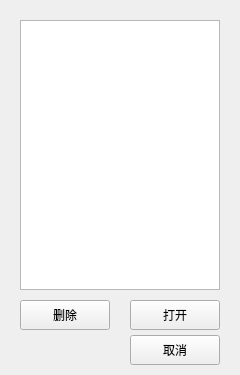
<?xml version="1.0" encoding="UTF-8"?>
<ui version="4.0">
 <class>FileListDialog</class>
 <widget class="QDialog" name="FileListDialog">
  <property name="geometry">
   <rect>
    <x>0</x>
    <y>0</y>
    <width>240</width>
    <height>375</height>
   </rect>
  </property>
  <property name="windowTitle">
   <string>配置文件</string>
  </property>
  <widget class="QPushButton" name="deleteButton">
   <property name="geometry">
    <rect>
     <x>20</x>
     <y>300</y>
     <width>90</width>
     <height>30</height>
    </rect>
   </property>
   <property name="focusPolicy">
    <enum>Qt::NoFocus</enum>
   </property>
   <property name="text">
    <string>删除</string>
   </property>
  </widget>
  <widget class="QPushButton" name="cancelButton">
   <property name="geometry">
    <rect>
     <x>130</x>
     <y>335</y>
     <width>90</width>
     <height>30</height>
    </rect>
   </property>
   <property name="focusPolicy">
    <enum>Qt::NoFocus</enum>
   </property>
   <property name="text">
    <string>取消</string>
   </property>
  </widget>
  <widget class="QPushButton" name="confirmButton">
   <property name="geometry">
    <rect>
     <x>130</x>
     <y>300</y>
     <width>90</width>
     <height>30</height>
    </rect>
   </property>
   <property name="focusPolicy">
    <enum>Qt::NoFocus</enum>
   </property>
   <property name="text">
    <string>打开</string>
   </property>
  </widget>
  <widget class="QListWidget" name="listWidget">
   <property name="geometry">
    <rect>
     <x>20</x>
     <y>20</y>
     <width>200</width>
     <height>270</height>
    </rect>
   </property>
  </widget>
 </widget>
 <resources/>
 <connections/>
</ui>
